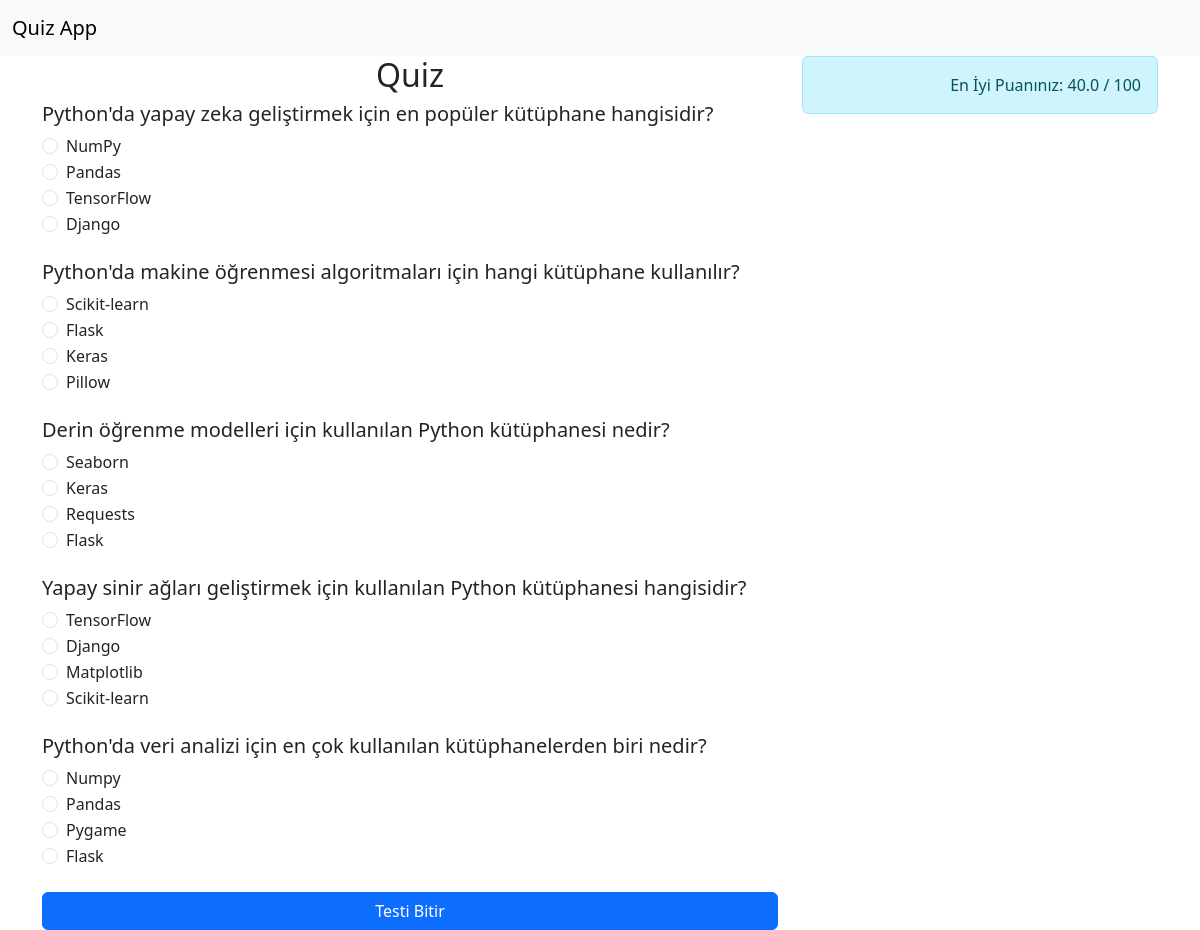
Page /quiz (signed in) on the committed database.
### main.py (models this page shows)
class Question(db.Model):
    id = db.Column(db.Integer, primary_key=True)
    question_text = db.Column(db.String(200), nullable=False)
    option1 = db.Column(db.String(100), nullable=False)
    option2 = db.Column(db.String(100), nullable=False)
    option3 = db.Column(db.String(100), nullable=False)
    option4 = db.Column(db.String(100), nullable=False)
    correct_answer = db.Column(db.String(100), nullable=False)

class User(db.Model):
    id = db.Column(db.Integer, primary_key=True, autoincrement=True)
    email = db.Column(db.String(100), nullable=False, unique=True)
    password = db.Column(db.String(30), nullable=False)
    best_score = db.Column(db.Float, default=0)

### main.py (the view, shortened to what this page needs)
@app.route('/quiz', methods=['GET', 'POST'])
def quiz():
    if 'user_id' not in session:
        return redirect('/')
    user = User.query.get(session['user_id'])
    questions = Question.query.all()
    return render_template('quiz.html', questions=questions, best_score=user.best_score)

### templates/quiz.html
{% extends "base.html" %}
{% block content %}
<div class="row justify-content-between">
    <div class="col-md-8">
        <h2 class="text-center">Quiz</h2>
        <form method="POST">
            {% for question in questions %}
            <div class="mb-4">
                <h5>{{ question.question_text }}</h5>
                <div class="form-check">
                    <input class="form-check-input" type="radio" name="{{ question.id }}" value="{{ question.option1 }}" required>
                    <label class="form-check-label">{{ question.option1 }}</label>
                </div>
                <div class="form-check">
                    <input class="form-check-input" type="radio" name="{{ question.id }}" value="{{ question.option2 }}">
                    <label class="form-check-label">{{ question.option2 }}</label>
                </div>
                <div class="form-check">
                    <input class="form-check-input" type="radio" name="{{ question.id }}" value="{{ question.option3 }}">
                    <label class="form-check-label">{{ question.option3 }}</label>
                </div>
                <div class="form-check">
                    <input class="form-check-input" type="radio" name="{{ question.id }}" value="{{ question.option4 }}">
                    <label class="form-check-label">{{ question.option4 }}</label>
                </div>
            </div>
            {% endfor %}
            <button type="submit" class="btn btn-primary w-100">Testi Bitir</button>
        </form>
    </div>
    <div class="col-md-4">
        <div class="alert alert-info text-end">
            En İyi Puanınız: {{ best_score }} / 100
        </div>
    </div>
</div>
{% endblock %}

### templates/base.html (shortened to what this page needs)
<!DOCTYPE html>
<html lang="en">
<head>
    <link href="https://cdn.jsdelivr.net/npm/bootstrap@5.3.0-alpha1/dist/css/bootstrap.min.css" rel="stylesheet">
</head>
<body>
    <nav class="navbar navbar-expand-lg navbar-light bg-light">
        <div class="container-fluid">
            <a class="navbar-brand" href="#">Quiz App</a>
        </div>
    </nav>
    <div class="container">
        {% block content %}{% endblock %}
    </div>
</body>
</html>

### rows in the picture
Question: question_text "Python'da yapay zeka geliştirmek için en popüler kütüphane hangisidir?", option1 "NumPy", option2 "Pandas", option3 "TensorFlow", option4 "Django"
Question: question_text "Python'da makine öğrenmesi algoritmaları için hangi kütüphane kullanılır?", option1 "Scikit-learn", option2 "Flask", option3 "Keras", option4 "Pillow"
Question: question_text "Derin öğrenme modelleri için kullanılan Python kütüphanesi nedir?", option1 "Seaborn", option2 "Keras", option3 "Requests", option4 "Flask"
Question: question_text "Yapay sinir ağları geliştirmek için kullanılan Python kütüphanesi hangisidir?", option1 "TensorFlow", option2 "Django", option3 "Matplotlib", option4 "Scikit-learn"
Question: question_text "Python'da veri analizi için en çok kullanılan kütüphanelerden biri nedir?", option1 "Numpy", option2 "Pandas", option3 "Pygame", option4 "Flask"
User: best_score "40.0"
